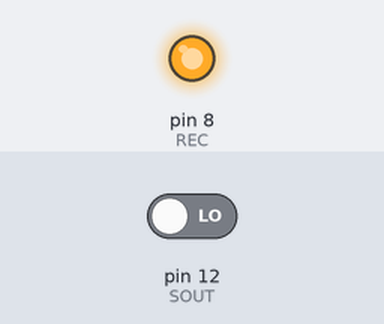
Bench run of a sketch on a simulated Arduino Uno, built with avr-gcc and run on an emulated ATmega328P. On the bench: output pins drawn as LEDs (lit = HIGH). The test bench sets the inputs (shaded band); at power-on: pin 12 (SOUT) LOW. What the sketch prints to the serial monitor is not drawn.

Above: at 0.1 s.
At 11.2 s:
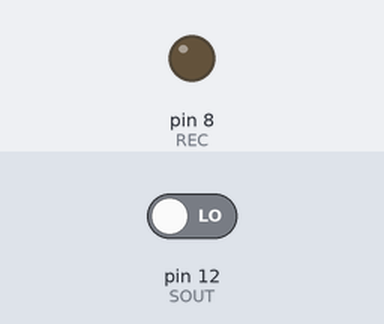
11.3 s: pin 12 (SOUT) driven HIGH
Timing chart, 0 to 14.3 s (numbered marks = the images above; inputs shaded):
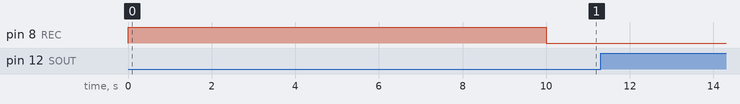

Measured:
- after the input at 11.3 s, every drawn part: stays the same

The sketch:

infraredSensor.ino
```cpp
#define SOUT 12
#define REC 8
#define PLAYE 9
#define PLAYL 10

void setup() {
    pinMode(SOUT, INPUT);
    pinMode(REC, OUTPUT);
    Serial.begin(9600);
    Serial.println("Start Speaking in 3 seconds:");
    for(int i=3; i=0; i--) {
      Serial.println(i);
      delay(1000);
      }
    Serial.println("You have 10 seconds");
    digitalWrite(REC, 1);
    delay(10000);
    digitalWrite(REC, 0);
}

void loop() {
    int ret = digitalRead(SOUT);
    if (ret == 1) {
        Serial.println("Danger Detected :(");
        digitalWrite(PLAYE, 1);
        delay(10000);
        digitalWrite(PLAYE, 0);
    }
}
```
